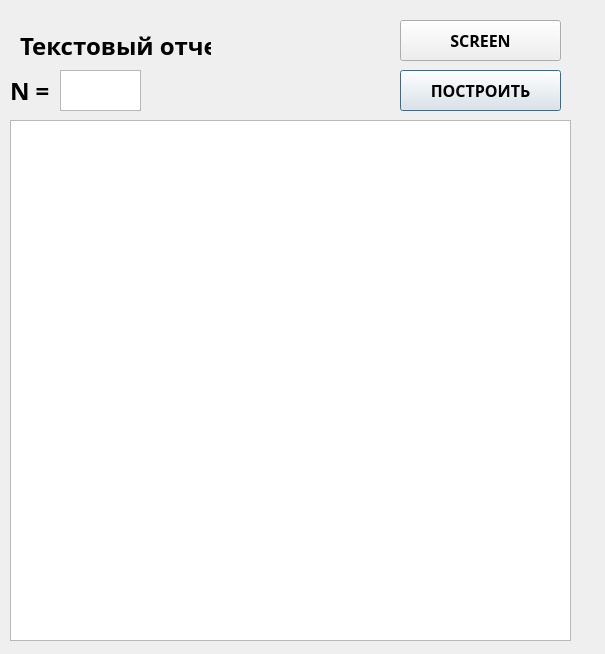
<?xml version="1.0" encoding="UTF-8"?>
<ui version="4.0">
 <class>Dialog</class>
 <widget class="QDialog" name="Dialog">
  <property name="geometry">
   <rect>
    <x>0</x>
    <y>0</y>
    <width>605</width>
    <height>654</height>
   </rect>
  </property>
  <property name="windowTitle">
   <string>Dialog</string>
  </property>
  <widget class="QTableView" name="text_report_view">
   <property name="geometry">
    <rect>
     <x>10</x>
     <y>120</y>
     <width>561</width>
     <height>521</height>
    </rect>
   </property>
  </widget>
  <widget class="QLabel" name="label">
   <property name="geometry">
    <rect>
     <x>20</x>
     <y>10</y>
     <width>191</width>
     <height>71</height>
    </rect>
   </property>
   <property name="font">
    <font>
     <family>HSE Sans Black</family>
     <pointsize>18</pointsize>
     <weight>75</weight>
     <bold>true</bold>
    </font>
   </property>
   <property name="text">
    <string>Текстовый отчет</string>
   </property>
  </widget>
  <widget class="QTextEdit" name="nLine">
   <property name="geometry">
    <rect>
     <x>60</x>
     <y>70</y>
     <width>81</width>
     <height>41</height>
    </rect>
   </property>
   <property name="font">
    <font>
     <family>HSE Sans</family>
     <pointsize>14</pointsize>
     <weight>75</weight>
     <bold>true</bold>
    </font>
   </property>
   <property name="html">
    <string>&lt;!DOCTYPE HTML PUBLIC &quot;-//W3C//DTD HTML 4.0//EN&quot; &quot;http://www.w3.org/TR/REC-html40/strict.dtd&quot;&gt;
&lt;html&gt;&lt;head&gt;&lt;meta name=&quot;qrichtext&quot; content=&quot;1&quot; /&gt;&lt;style type=&quot;text/css&quot;&gt;
p, li { white-space: pre-wrap; }
&lt;/style&gt;&lt;/head&gt;&lt;body style=&quot; font-family:'HSE Sans'; font-size:14pt; font-weight:600; font-style:normal;&quot;&gt;
&lt;p style=&quot;-qt-paragraph-type:empty; margin-top:0px; margin-bottom:0px; margin-left:0px; margin-right:0px; -qt-block-indent:0; text-indent:0px;&quot;&gt;&lt;br /&gt;&lt;/p&gt;&lt;/body&gt;&lt;/html&gt;</string>
   </property>
  </widget>
  <widget class="QLabel" name="label_2">
   <property name="geometry">
    <rect>
     <x>10</x>
     <y>60</y>
     <width>41</width>
     <height>61</height>
    </rect>
   </property>
   <property name="font">
    <font>
     <family>HSE Sans Black</family>
     <pointsize>18</pointsize>
     <weight>75</weight>
     <bold>true</bold>
    </font>
   </property>
   <property name="text">
    <string>N =</string>
   </property>
  </widget>
  <widget class="QPushButton" name="bulid_btn">
   <property name="geometry">
    <rect>
     <x>400</x>
     <y>70</y>
     <width>161</width>
     <height>41</height>
    </rect>
   </property>
   <property name="minimumSize">
    <size>
     <width>0</width>
     <height>0</height>
    </size>
   </property>
   <property name="font">
    <font>
     <family>HSE Sans Black</family>
     <pointsize>12</pointsize>
     <weight>75</weight>
     <bold>true</bold>
    </font>
   </property>
   <property name="mouseTracking">
    <bool>false</bool>
   </property>
   <property name="acceptDrops">
    <bool>false</bool>
   </property>
   <property name="autoFillBackground">
    <bool>false</bool>
   </property>
   <property name="text">
    <string>ПОСТРОИТЬ</string>
   </property>
   <property name="checkable">
    <bool>false</bool>
   </property>
   <property name="autoRepeat">
    <bool>false</bool>
   </property>
   <property name="autoExclusive">
    <bool>false</bool>
   </property>
   <property name="default">
    <bool>false</bool>
   </property>
   <property name="flat">
    <bool>false</bool>
   </property>
  </widget>
  <widget class="QPushButton" name="ScreenBtn">
   <property name="geometry">
    <rect>
     <x>400</x>
     <y>20</y>
     <width>161</width>
     <height>41</height>
    </rect>
   </property>
   <property name="minimumSize">
    <size>
     <width>0</width>
     <height>0</height>
    </size>
   </property>
   <property name="font">
    <font>
     <family>HSE Sans Black</family>
     <pointsize>12</pointsize>
     <weight>75</weight>
     <bold>true</bold>
    </font>
   </property>
   <property name="mouseTracking">
    <bool>false</bool>
   </property>
   <property name="acceptDrops">
    <bool>false</bool>
   </property>
   <property name="autoFillBackground">
    <bool>false</bool>
   </property>
   <property name="text">
    <string>SCREEN</string>
   </property>
   <property name="checkable">
    <bool>false</bool>
   </property>
   <property name="autoRepeat">
    <bool>false</bool>
   </property>
   <property name="autoExclusive">
    <bool>false</bool>
   </property>
   <property name="default">
    <bool>false</bool>
   </property>
   <property name="flat">
    <bool>false</bool>
   </property>
  </widget>
 </widget>
 <resources/>
 <connections/>
</ui>
